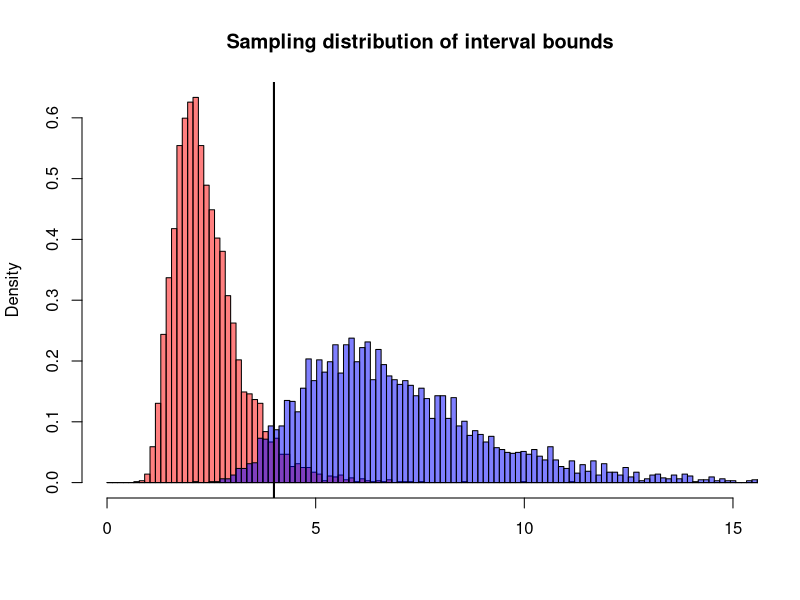

This chart was generated by the following R code:
set.seed(12345)

true_lambda <- 4
n <- 10
M <- 5000
in_or_out_of_ci <- numeric(M)
lowers = numeric(M)
uppers = numeric(M)
alpha = 0.1

for(m in 1:M){
  X = rexp(n, true_lambda)
  xbar = mean(X)
  L = qgamma(alpha/2, shape = n, rate = n) / xbar
  U = qgamma(1 - alpha/2, shape = n, rate = n) / xbar
  in_or_out_of_ci[m] = (L < true_lambda) & (true_lambda < U)
  lowers[m] = L
  uppers[m] = U
}

b <- seq(0, max(uppers, lowers), length.out = 250)

hist(lowers, breaks = b, freq = FALSE, xlim = c(0, 15),
     col = rgb(1, 0, 0, alpha = 0.5),
     main = "Sampling distribution of interval bounds",
     xlab = "")
hist(uppers, breaks = b, freq = FALSE, add = TRUE,
     col = rgb(0, 0, 1, alpha = 0.5))
abline(v = true_lambda, lwd = 2)
